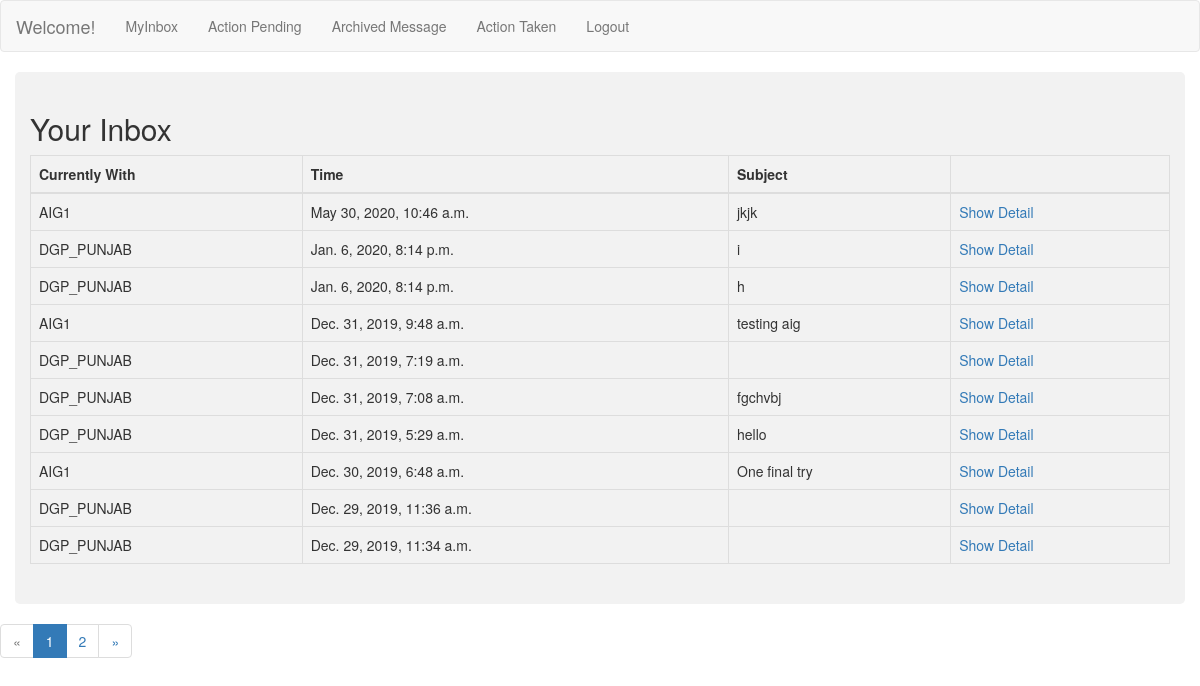
The page /actionpending_dgp (signed in) on the database its author committed.
### myportfolio/models.py (models this page shows, shortened)
class Message(models.Model):
    Name=models.CharField(max_length=200, null=True)
    Aadhar=models.PositiveIntegerField(null=True)
    Contact_Number=models.CharField(max_length=200,null=True)
    Email_id=models.CharField(max_length=200,null=True)
    Address=models.CharField(max_length=200,null=True)
    City=models.CharField(max_length=200,null=True)
    State=models.CharField(max_length=200,null=True)
    PIN_Code=models.PositiveIntegerField(null=True)
    from_user=models.ForeignKey(User,on_delete=models.CASCADE, related_name='fromuser')
    to_user=models.ForeignKey(User,on_delete=models.CASCADE, related_name='touser')
    title=models.CharField(max_length=200, null=True)
    description=models.CharField(max_length=1000,null=True)
    comments=models.CharField(max_length=1000, null=True)
    comments_aig=models.CharField(max_length=1000,null=True)
    up_files=models.FileField(verbose_name='file',upload_to='documents/')
    release_date = models.DateTimeField(default=datetime.now(), null=True)
    action_taken=models.CharField(max_length=1000, null=True)
    is_archived=models.BooleanField(default=False)
    is_approved_aig=models.BooleanField(default=False)
    is_approved_dgp=models.BooleanField(default=False)
    is_actiontaken=models.BooleanField(default=False)
    complaint_id = models.AutoField(primary_key=True)
    is_reconsider_aig=models.BooleanField(default=False)
    is_reconsider_dgp=models.BooleanField(default=False)
    reconsider_dgp=models.CharField(max_length=1000,null=True)
    reconsider_aig=models.CharField(max_length=1000,null=True)
    class Meta:
       ordering = ['-release_date']

### myportfolio/views.py (the view)
# urls.py: path('actionpending_dgp',views.ActionPending_DGP.as_view(),name='actionpendingdgp'),
@method_decorator(login_required, name='dispatch')
class ActionPending_DGP(ListView):
    model=Message
    paginate_by=10
    context_object_name='messages'
    template_name='myportfolio/actionpending_dgp.html'
    def get_queryset(self):
        queryset = super(ActionPending_DGP, self).get_queryset()
        queryset = queryset.filter(is_actiontaken= False,is_approved_aig=False)
        return queryset

### templates/myportfolio/actionpending_dgp.html (shortened to what this page needs)
{% extends "myportfolio/base_dgp.html" %}
{% block body %}
  <div class="container">
    <h2>Your Inbox</h2>
    <table class="table table-hover table-bordered">
      <thead>
        <tr>
          <th>Currently With</th>
          <th>Time</th>
          <th>Subject</th>
          <th></th>
        </tr>
      </thead>
      <tbody>
        {% for message in messages %}
          <tr>
          <td>{{message.to_user}}</td>
          <td>{{message.release_date}}</td>
          <td>{{message.title}}</td>
          <td><a href='{{message.pk}}'>Show Detail</a></td>
        </tr>
      {% endfor %}
      </tbody>
    </table>
  </div>
  {% if is_paginated %}
    <ul class="pagination">
      {% if page_obj.has_previous %}
        <li><a href="?page={{ page_obj.previous_page_number }}">&laquo;</a></li>
      {% else %}
        <li class="disabled"><span>&laquo;</span></li>
      {% endif %}
      {% for i in paginator.page_range %}
        {% if page_obj.number == i %}
          <li class="active"><span>{{ i }} <span class="sr-only">(current)</span></span></li>
        {% else %}
          <li><a href="?page={{ i }}">{{ i }}</a></li>
        {% endif %}
      {% endfor %}
      {% if page_obj.has_next %}
        <li><a href="?page={{ page_obj.next_page_number }}">&raquo;</a></li>
      {% else %}
        <li class="disabled"><span>&raquo;</span></li>
      {% endif %}
    </ul>
    {% endif %}
{% endblock %}

### static/css/mystyle.css (style rules this page uses)
.container { border-radius: 5px; background-color: #f2f2f2; padding: 20px; }

### rows shown on the page
Message: to_user "AIG1", release_date "May 30, 2020, 10:46 a.m.", title "jkjk"
Message: to_user "DGP_PUNJAB", release_date "Jan. 6, 2020, 8:14 p.m.", title "i"
Message: to_user "DGP_PUNJAB", release_date "Jan. 6, 2020, 8:14 p.m.", title "h"
Message: to_user "AIG1", release_date "Dec. 31, 2019, 9:48 a.m.", title "testing aig"
Message: to_user "DGP_PUNJAB", release_date "Dec. 31, 2019, 7:19 a.m."
Message: to_user "DGP_PUNJAB", release_date "Dec. 31, 2019, 7:08 a.m.", title "fgchvbj"
Message: to_user "DGP_PUNJAB", release_date "Dec. 31, 2019, 5:29 a.m.", title "hello"
Message: to_user "AIG1", release_date "Dec. 30, 2019, 6:48 a.m.", title "One final try"
Message: to_user "DGP_PUNJAB", release_date "Dec. 29, 2019, 11:36 a.m."
Message: to_user "DGP_PUNJAB", release_date "Dec. 29, 2019, 11:34 a.m."

### other values the page prints
{{ i }} "1"
{{ i }} "2"
